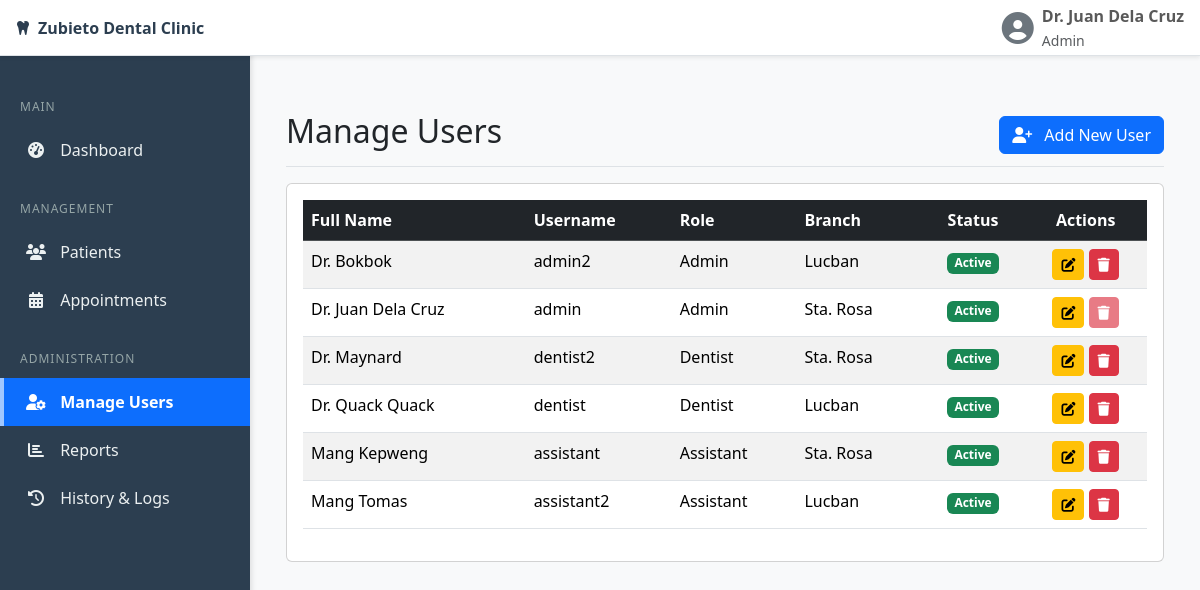
The page /admin/users.php (signed in) on the database its author committed.
### tables this page shows
CREATE TABLE `users` (
  `user_id` int(11) NOT NULL,
  `username` varchar(100) NOT NULL,
  `password` varchar(255) NOT NULL COMMENT 'Must be stored as a hash',
  `full_name` varchar(255) NOT NULL,
  `role` enum('Admin','Dentist','Assistant') NOT NULL,
  `branch` enum('Lucban','Sta. Rosa') NOT NULL,
  `is_active` tinyint(1) NOT NULL DEFAULT 1,
  `created_at` timestamp NOT NULL DEFAULT current_timestamp()
);

### admin/users.php (the view, shortened to what this page needs)
<?php
require 'includes/header.php';
require '../includes/db_connect.php';
$sql = "SELECT user_id, username, full_name, role, branch, is_active FROM users ORDER BY full_name";
$result = $conn->query($sql);
?>
<div class="d-flex justify-content-between flex-wrap flex-md-nowrap align-items-center pb-2 mb-3 border-bottom">
    <h1 class="h2">Manage Users</h1>
    <a href="user_add.php" class="btn btn-primary"><i class="fas fa-user-plus me-2"></i> Add New User</a>
</div>
<div class="card">
    <div class="card-body">
        <table id="usersTable" class="table table-striped table-hover">
            <thead class="table-dark">
                <tr>
                    <th>Full Name</th>
                    <th>Username</th>
                    <th>Role</th>
                    <th>Branch</th>
                    <th class="text-center">Status</th>
                    <th class="text-center">Actions</th>
                </tr>
            </thead>
            <tbody>
                <?php if ($result && $result->num_rows > 0): ?>
                    <?php while($user = $result->fetch_assoc()): ?>
                        <tr>
                            <td><?php echo htmlspecialchars($user['full_name']); ?></td>
                            <td><?php echo htmlspecialchars($user['username']); ?></td>
                            <td><?php echo htmlspecialchars($user['role']); ?></td>
                            <td><?php echo htmlspecialchars($user['branch']); ?></td>
                            <td class="text-center">
                                <?php if ($user['is_active']): ?>
                                    <span class="badge bg-success">Active</span>
                                <?php else: ?>
                                    <span class="badge bg-secondary">Inactive</span>
                                <?php endif; ?>
                            </td>
                            <td class="text-center">
                                <a href="user_edit.php?id=<?php echo $user['user_id']; ?>" class="btn btn-warning btn-sm" title="Edit"><i class="fas fa-edit"></i></a>
                                <?php
                                if ($user['user_id'] == $_SESSION['user_id']): ?>
                                    <button class="btn btn-danger btn-sm" title="Cannot delete yourself" disabled><i class="fas fa-trash"></i></button>
                                <?php else: ?>
                                    <button type="button" class="btn btn-danger btn-sm deleteBtn"
                                            data-bs-toggle="modal" data-bs-target="#deleteUserModal"
                                            data-user-id="<?php echo $user['user_id']; ?>"
                                            data-user-name="<?php echo htmlspecialchars($user['full_name']); ?>"
                                            title="Delete">
                                        <i class="fas fa-trash"></i>
                                    </button>
                                <?php endif; ?>
                            </td>
                        </tr>
                    <?php endwhile; ?>
                <?php endif; ?>
            </tbody>
        </table>
    </div>
</div>
<?php
require 'includes/footer.php';
?>

### admin/includes/header.php (style rules this page uses)
:root { --sidebar-width: 250px; --sidebar-bg-color: #2c3e50; --sidebar-link-color: #ecf0f1; --sidebar-hover-bg: #34495e; --sidebar-active-bg: #0d6efd; }
body { background-color: #f8f9fa; font-family: 'Segoe UI', 'Roboto', 'Helvetica Neue', Arial, sans-serif; }

### rows shown on the page
users: full_name "Dr. Bokbok", username "admin2", role "Admin", branch "Lucban", is_active "Active"
users: full_name "Dr. Juan Dela Cruz", username "admin", role "Admin", branch "Sta. Rosa", is_active "Active"
users: full_name "Dr. Maynard", username "dentist2", role "Dentist", branch "Sta. Rosa", is_active "Active"
users: full_name "Dr. Quack Quack", username "dentist", role "Dentist", branch "Lucban", is_active "Active"
users: full_name "Mang Kepweng", username "assistant", role "Assistant", branch "Sta. Rosa", is_active "Active"
users: full_name "Mang Tomas", username "assistant2", role "Assistant", branch "Lucban", is_active "Active"

### other values the page prints
$_SESSION['full_name'] "Dr. Juan Dela Cruz"
$_SESSION['role'] "Admin"
